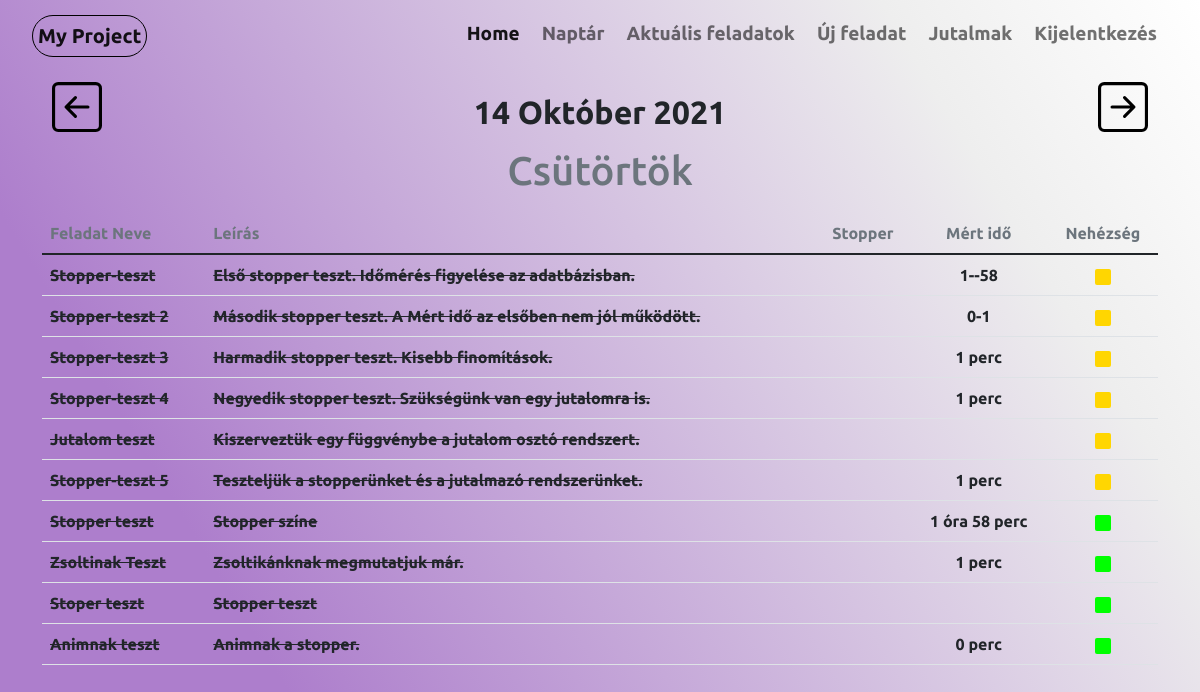
The page /day (signed in) on the database as committed earlier.
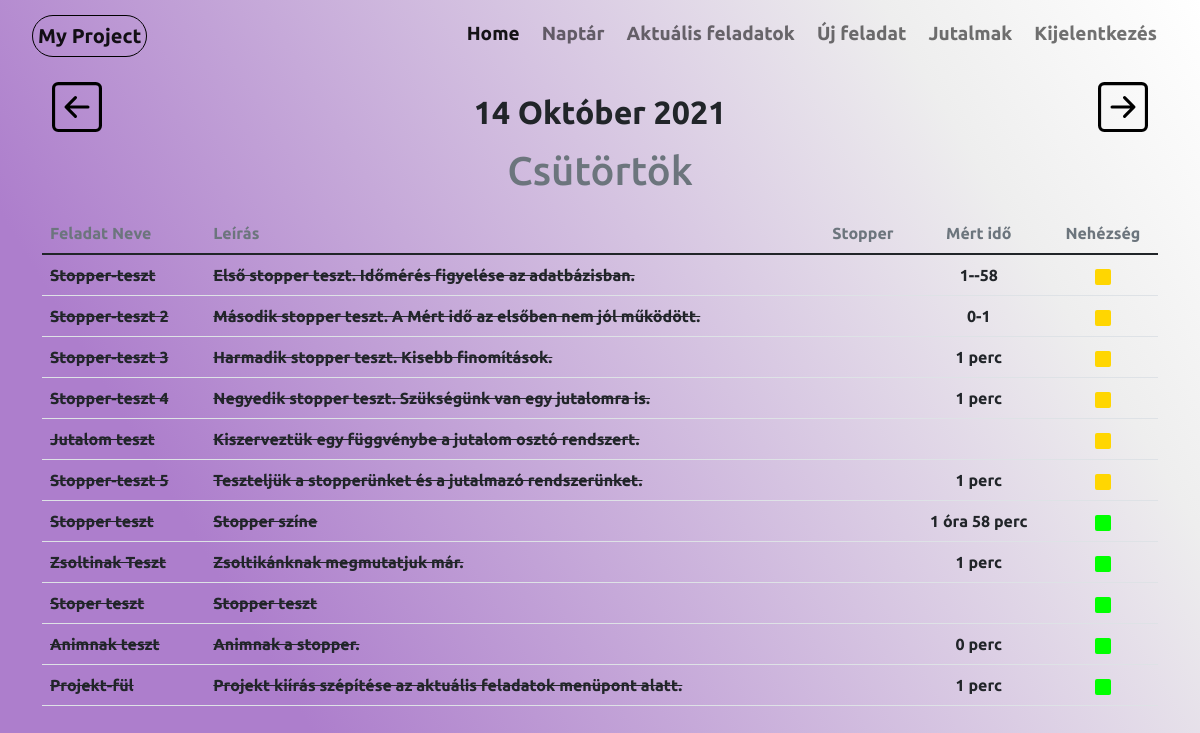
The same page on the database as committed later.
### website/models.py (models this page shows, shortened)
class Tasks(db.Model):
    task_id = db.Column(db.Integer,primary_key=True)
    project_id = db.Column(db.Integer, db.ForeignKey('projects.project_id'))
    task_name = db.Column(db.String(60))
    status = db.Column(db.Boolean, default=False)
    task_time = db.Column(db.String(60))
    stoper = db.Column(db.Boolean, default=False)
    mert_ido = db.Column(db.String(60))
    difficulty = db.Column(db.String(60))
    description = db.Column(db.String(250))
    user_id = db.Column(db.Integer, db.ForeignKey('user.id'))

### website/views.py (the view)
@views.route("/day", methods=['GET','POST'])
@login_required
def day_view():
    with open('date.txt','r') as f:
        d = f.read().split('/')
        year = d[0]
        month = d[1]
        day = d[2]
        f.close()
    value= day1(int(year), int(month), int(day))
    print(value)
    user_task = db.session.query(Tasks).filter(Tasks.task_time == f"{year}-{month}-{day}"). \
        filter(Tasks.user_id == current_user.id).all()
    return render_template('day.html', user = current_user,value=value, month=month, tasks = user_task)

### website/__init__.py (called while the page is built)
def create_app():
    app = Flask(__name__)
    app.secret_key = secrets.token_urlsafe(16)
    app.config['SQLALCHEMY_DATABASE_URI'] = f'sqlite:///{DB_NAME}'
    db.init_app(app)
    from .views import views
    from .auth import auth
    app.register_blueprint(views)
    app.register_blueprint(auth)
    from .models import User
    login_manager = LoginManager()
    login_manager.login_view = 'auth.login'
    login_manager.init_app(app)
    @login_manager.user_loader
    def load_user(id):
        return User.query.get(int(id))
    create_database(app)
    return app

### website/date.py (called while the page is built)
def day1(year, month, day):
    try:
        day_name = calendar.weekday(year, month, day)
        return [day, months[month], year, days[day_name]]
    except Exception:
        return False

### website/templates/day.html (shortened to what the changed rows need)
{% extends "base.html"%}{% block title %}Nap{% endblock %}
{%block content%}
<div style="margin:15px 10px 10px 10px ;">
    <ul class="nav justify-content-between">
        <li class="nav-item">
            <div class="col">
                <h1 class="fs-1 text-secondary">
                    <div style="text-align: center;">{{ value.3 }}</div>
                </h1>
            </div>
        </li>
    </ul>
</div>
<table class="table  table-hover fs-6 fw-bold">
    <tbody>
        {%for task in tasks%}
            {%if task.status == True%}
                    <tr>
                        <td> {{task.task_name}}</td>
                        <td> {{task.description}}</td>
                        <td style="text-align: center;">
                            <a href="/stoper/{{ task.task_id }}">
                                {% if not task.stoper %}
                                <svg xmlns="http://www.w3.org/2000/svg" width="30" height="30" fill="#2EEF42" class="bi bi-play-circle-fill" viewBox="0 0 16 16">
                                    <path d="M16 8A8 8 0 1 1 0 8a8 8 0 0 1 16 0zM6.79 5.093A.5.5 0 0 0 6 5.5v5a.5.5 0 0 0 .79.407l3.5-2.5a.5.5 0 0 0 0-.814l-3.5-2.5z"/>
                                </svg>
                                {%else%}
                                <svg xmlns="http://www.w3.org/2000/svg" width="30" height="30" fill="#CC0000" class="bi bi-play-circle-fill" viewBox="0 0 16 16">
                                    <path d="M16 8A8 8 0 1 1 0 8a8 8 0 0 1 16 0zM6.79 5.093A.5.5 0 0 0 6 5.5v5a.5.5 0 0 0 .79.407l3.5-2.5a.5.5 0 0 0 0-.814l-3.5-2.5z"/>
                                </svg>
                                {%endif%}
                            </a>
                        </td>
                        <td></td>
                        <td style="text-align: center;">
                            {%if task.difficulty == "Könnyű"%}
                            <svg xmlns="http://www.w3.org/2000/svg" width="16" height="16" fill="#01ff01" class="bi bi-square-fill" viewBox="0 0 16 16">
                                <path d="M0 2a2 2 0 0 1 2-2h12a2 2 0 0 1 2 2v12a2 2 0 0 1-2 2H2a2 2 0 0 1-2-2V2z"/>
                            </svg>
                            {%elif task.difficulty == "Közepes"%}
                            <svg xmlns="http://www.w3.org/2000/svg" width="16" height="16" fill="#ffd601" class="bi bi-square-fill" viewBox="0 0 16 16">
                                <path d="M0 2a2 2 0 0 1 2-2h12a2 2 0 0 1 2 2v12a2 2 0 0 1-2 2H2a2 2 0 0 1-2-2V2z"/>
                            </svg>
                            {%else%}
                            <svg xmlns="http://www.w3.org/2000/svg" width="16" height="16" fill="#9b0101" class="bi bi-square-fill" viewBox="0 0 16 16">
                                <path d="M0 2a2 2 0 0 1 2-2h12a2 2 0 0 1 2 2v12a2 2 0 0 1-2 2H2a2 2 0 0 1-2-2V2z"/>
                            </svg>
                            {%endif%}
                        </td>
                {%else%}
                    <tr>
                        <td><del>{{task.task_name}}</del></td>
                        <td><del> {{task.description}} </del> </td>
                        <td></td>
                        {%if task.mert_ido != "0"%}
                        <td style="text-align: center;">{{task.mert_ido}}</td>
                        {%else%}
                        <td></td>
                        {%endif%}
                        <td style="text-align: center;">
                            {%if task.difficulty == "Könnyű"%}
                            <svg xmlns="http://www.w3.org/2000/svg" width="16" height="16" fill="#01ff01" class="bi bi-square-fill" viewBox="0 0 16 16">
                                <path d="M0 2a2 2 0 0 1 2-2h12a2 2 0 0 1 2 2v12a2 2 0 0 1-2 2H2a2 2 0 0 1-2-2V2z"/>
                            </svg>
                            {%elif task.difficulty == "Közepes"%}
                            <svg xmlns="http://www.w3.org/2000/svg" width="16" height="16" fill="#ffd601" class="bi bi-square-fill" viewBox="0 0 16 16">
                                <path d="M0 2a2 2 0 0 1 2-2h12a2 2 0 0 1 2 2v12a2 2 0 0 1-2 2H2a2 2 0 0 1-2-2V2z"/>
                            </svg>
                            {%else%}
                            <svg xmlns="http://www.w3.org/2000/svg" width="16" height="16" fill="#9b0101" class="bi bi-square-fill" viewBox="0 0 16 16">
                                <path d="M0 2a2 2 0 0 1 2-2h12a2 2 0 0 1 2 2v12a2 2 0 0 1-2 2H2a2 2 0 0 1-2-2V2z"/>
                            </svg>
                            {%endif%}
                        </td>
                    </tr>
                    {%endif%}
        {%endfor%}
    </tbody>
</table>
{%endblock%}

Rows that differ between the two databases and show on the page:
added Tasks: task_name "Projekt-fül", description "Projekt kiírás szépítése az aktuális feladatok menüpont alatt.", mert_ido "1 perc", difficulty "Könnyű" (drawn)
